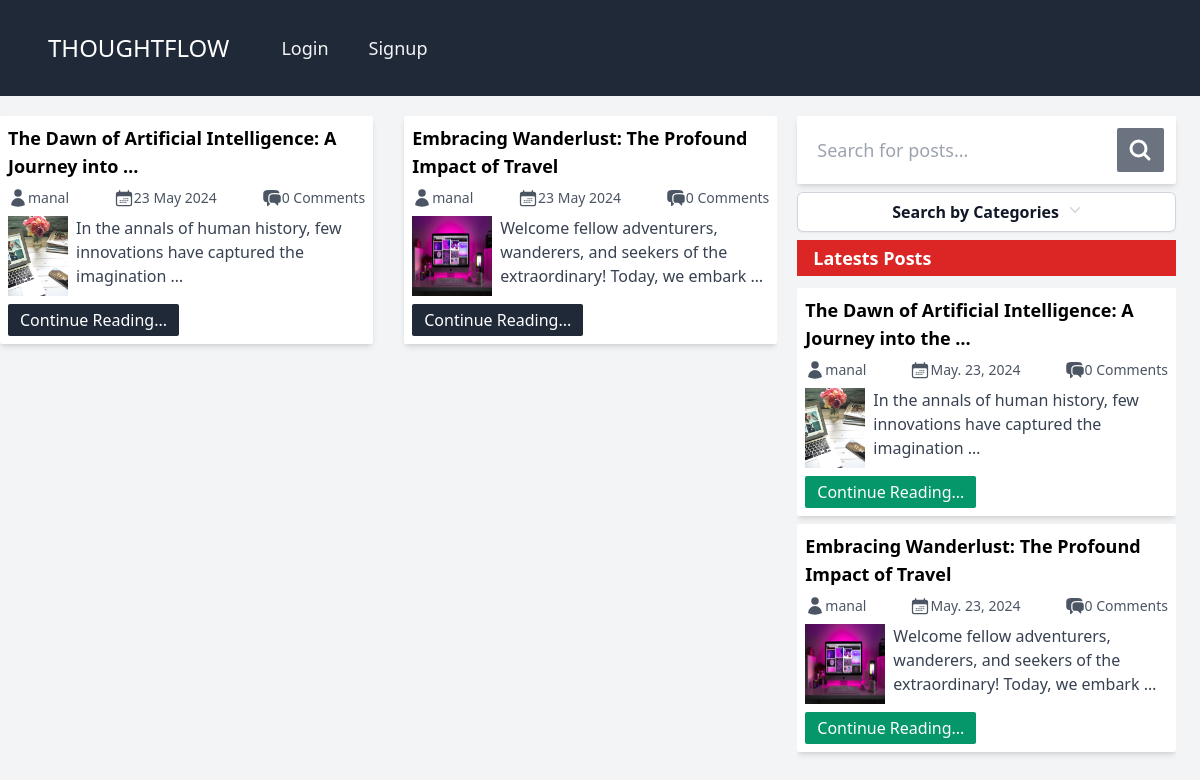
/, run on an earlier commit of the app's database.
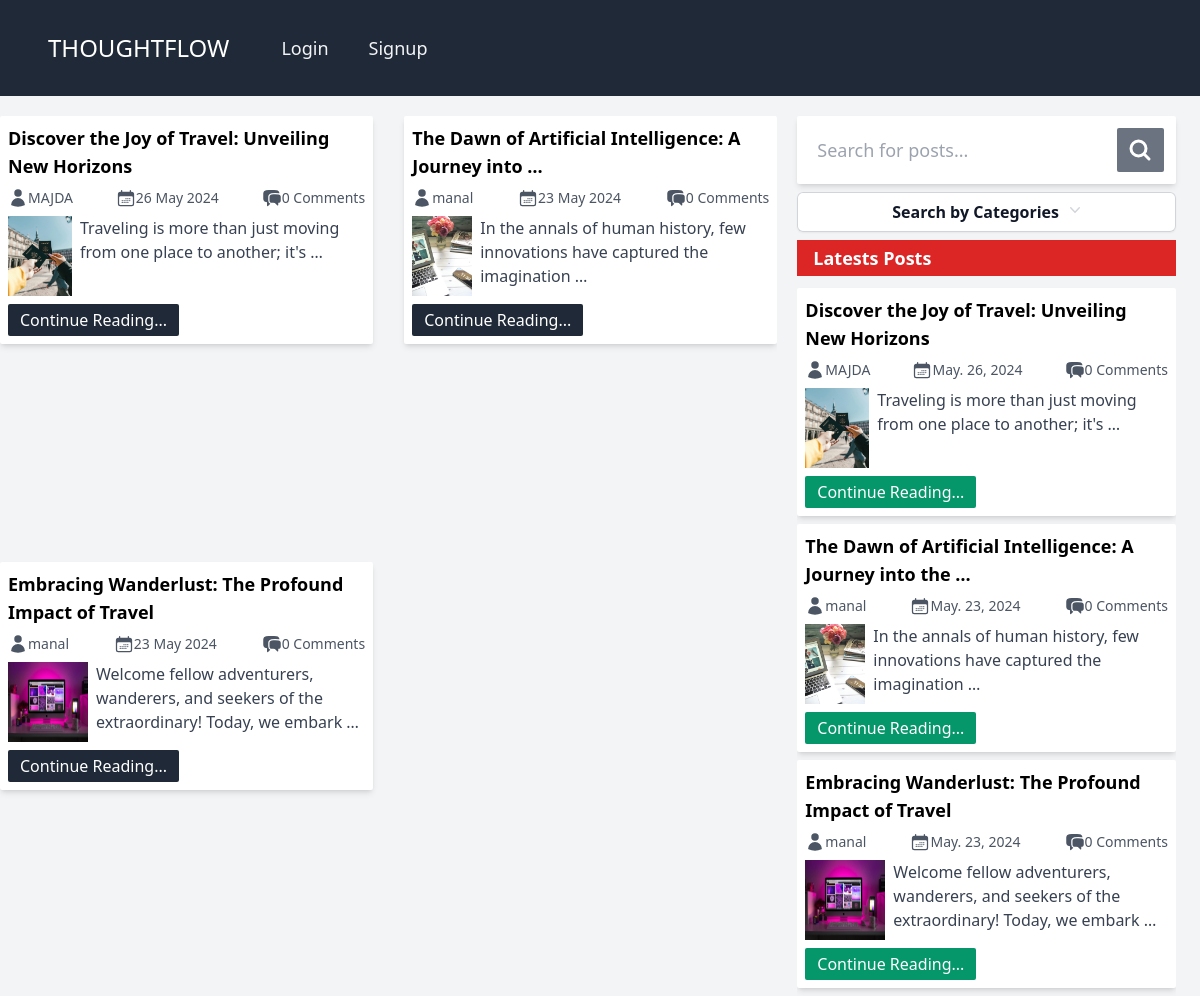
And on a later commit of the database.
### base/models.py (models this page shows, shortened)
class Post(models.Model):
    id = models.UUIDField(primary_key=True, max_length=15, editable=False, default=uuid.uuid4)
    title = models.CharField(max_length=250)
    slug = models.SlugField(max_length=300, unique_for_date='created',
    null = True, blank=True)
    author = models.ForeignKey(User, on_delete=models.CASCADE)
    body = models.TextField()
    image = models.ImageField(upload_to='bg_img/', default='default_bg_img.jpg')
    category = models.CharField(max_length=100)
    created = models.DateTimeField(auto_now_add=True)
    updated = models.DateTimeField(auto_now=True)
    @property
    def images_url(self):
        if self.image and hasattr(self.image, 'url'):
            return self.image.url
    def get_absolute_url(self):
        return reverse('read_post', args=[str(self.id), self.slug])
    class Meta:
        ordering = ['-created']
        indexes = [models.Index(fields=['created'])]

### base/views.py (the view)
# urls.py: 2. Add a URL to urlpatterns:  path('', views.home, name='home')
def home(request):
    if request.user.is_authenticated:
        filter_query = request.GET.get('search') if request.GET.get('search') != None else ''
        posts = Post.objects.filter(
            Q(title__icontains=filter_query) |
            Q(author__username__icontains=filter_query) |
            Q(category__icontains=filter_query) |
            Q(body__icontains=filter_query)
        )
        recent_posts = Post.objects.all()[0:5]
        profile = Userprofile.objects.get(person=request.user)
        categ = Category.objects.all()
        return render(request, 'index.html', {
            'posts': posts,
            'profile': profile,
            'categ' : categ,
            'recent_posts': recent_posts,
        })
    else:
        filter_query = request.GET.get('search') if request.GET.get('search') != None else ''
        posts = Post.objects.filter(
            Q(title__icontains=filter_query) |
            Q(author__username__icontains=filter_query) |
            Q(category__icontains=filter_query) |
            Q(body__icontains=filter_query)
        )
        categ = Category.objects.all()
        recent_posts = Post.objects.all()[0:5]
        return render(request, 'index.html', {
            'posts': posts,
            'recent_posts': recent_posts,
            'categ': categ,
        })

### base/models.py (called while the page is built)
    def __str__(self) -> str:
        return self.title

### base/templates/index.html (shortened to what the changed rows need)
{% load static %}
<!DOCTYPE html>
<html lang="en">
  <head>
    <link rel="stylesheet" href="{% static 'style.css' %}" />
  </head>
  <body class="bg-gray-100">
    <main
      class="mt-5 grid grid-cols-1 md:grid-cols-2 lg:grid-cols-3 gap-5 md:w-[98%] md:h-[80vh]"
    >
      <section
        class="flex justify-between flex-wrap gap-3 col-span-1 lg:col-span-2 md:overflow-y-scroll scrollbar-hide"
      >
        {% for post in posts %}
        <div
          class="w-full h-fit lg:w-[48%] rounded-sm shadow-md bg-white flex flex-col p-2"
        >
          <h2 class="font-semibold text-lg">
            {{ post.title|truncatewords:8 }}
          </h2>
          <div class="w-full py-2 text-sm text-gray-600 flex justify-between">
            <div class="flex">
              <a href="{% url 'profile' post.author.username post.author.id%}"
                >{{ post.author }}</a
              >
            </div>
            <div class="flex">
              <p>{{ post.created|date:"d M Y" }}</p>
            </div>
            <div class="flex">
              <p>{{ post.comments.count }} Comments</p>
            </div>
          </div>
          <div class="w-full flex gap-2 justify-between">
            <img
              class="w-20 h-20"
              src="{{post.images_url|default_if_none:'images/bg_img/default_bg_img.jpg'}}"
              alt=""
              srcset=""
            />
            <p class="text-left text-gray-700">
              {{ post.body|truncatewords:12 }}
            </p>
          </div>
          <a
            href="{{ post.get_absolute_url }}"
            class="w-fit mt-2 text-white bg-gray-800 px-3 py-1 rounded-sm"
            >Continue Reading...</a
          >
        </div>
        {% empty %}
        <h1 class="text-red-500 font-bold text-5xl">
          No posts found in this category..
        </h1>
        {% endfor %}
      </section>
      <section class="order-first md:order-last flex flex-col">
        <div class="hidden md:flex flex-col relative">
          <h1
            class="bg-red-600 text-lg font-bold px-4 mb-1 py-1 text-white capitalize"
          >
            Latests Posts
          </h1>
          <div class="lg:h-[55vh] overflow-y-scroll scrollbar-hide">
            {% for post in recent_posts %}
            <div
              class="w-full my-2 h-fit rounded-sm shadow-md bg-white flex flex-col p-2"
            >
              <h2 class="font-semibold text-lg">
                {{ post.title|truncatewords:9 }}
              </h2>
              <div
                class="w-full py-2 text-sm text-gray-600 flex justify-between"
              >
                <div class="flex">
                  <a
                    href="{% url 'profile' post.author.username post.author.id %}"
                    >{{ post.author }}</a
                  >
                </div>
                <div class="flex">
                  <p>{{ post.created|date:"M. d, Y" }}</p>
                </div>
                <div class="flex">
                  <p>{{ post.comments.count }} Comments</p>
                </div>
              </div>
              <div class="w-full flex gap-2 justify-between">
                <img
                  class="w-20 h-20"
                  src="{{post.images_url|default_if_none:'images/bg_img/default_bg_img.jpg'}}"
                  alt=""
                  srcset=""
                />
                <p class="text-left text-gray-700">
                  {{ post.body|truncatewords:12 }}
                </p>
              </div>
              <a
                href="{{ post.get_absolute_url }}"
                class="w-fit mt-2 text-white bg-emerald-600 px-3 py-1 rounded-sm"
                >Continue Reading...</a
              >
            </div>
            {% endfor %}
          </div>
        </div>
      </section>
    </main>
  </body>
</html>

What changed in the data, as far as the page shows it:
added Post: title "Discover the Joy of Travel: Unveiling New Horizons", author "MAJDA", created "26 May 2024", comments.count "0", images_url (picture), body "Traveling is more than just moving from one place to another; it's …", created "May. 26, 2024"
